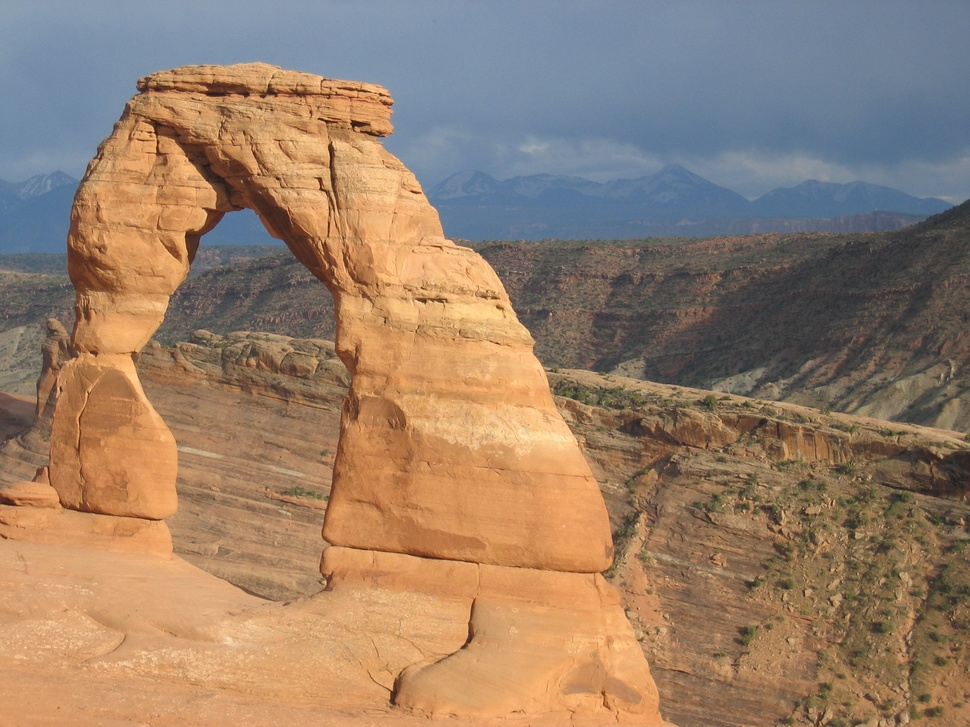
#> input picture data/arch.jpg, 970 x 727 px, shrunk from 2272 x 1704 before the run
$ jupyter execute Lecture36.ipynb   (shell and % lines are left out)
#> lines starting #> are read from the running program, lines starting #| are printed output that depends on the picture
## Image Compression Using Singular Value Decomposition

[cell 1]
import matplotlib.pyplot as plt
import numpy as np
import time

from PIL import Image

[cell 2]
#load a random image and convert it into black and white
img = Image.open('../data/arch.jpg')
#> img is the input picture: PIL image 970x727 RGB; mean R, G, B 151.7, 127, 106.3
imggray = img.convert('LA')
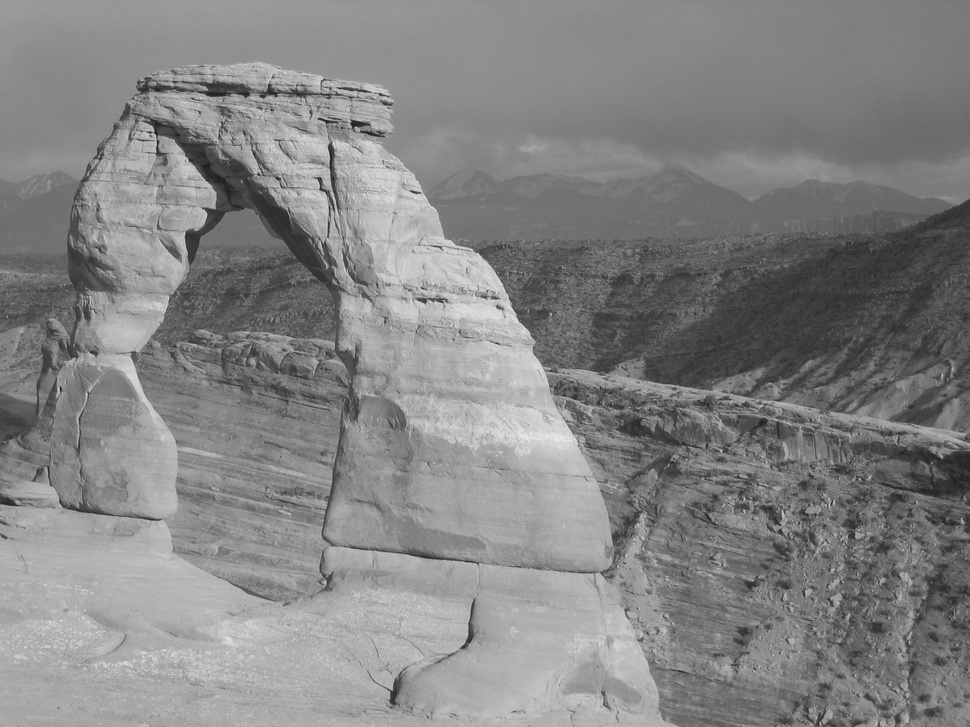
#> imggray: PIL image 970x727 LA; mean R, G, B, A 132, 132, 132, 255
fig = plt.figure(figsize=(18, 12))
fig.add_subplot(1,2,1)
plt.imshow(img)
fig.add_subplot(1,2,2)
plt.imshow(imggray)
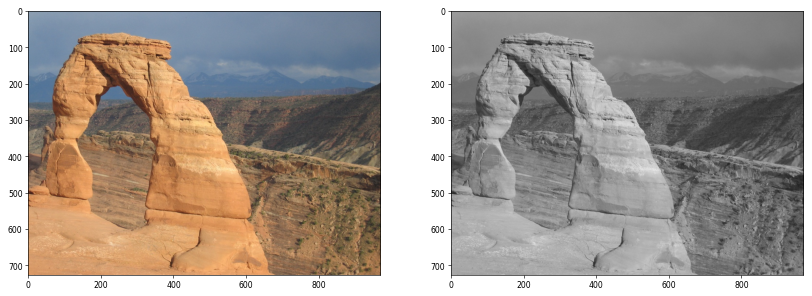
#> figure drawn by matplotlib, 2 panels

[cell 3]
# convert image to a np matrix (the underlying data is unchanged)
imgmat = np.array(list(imggray.getdata(band=0)), float)
imgmat.shape = (imggray.size[1], imggray.size[0])
X = np.matrix(imgmat)
plt.figure(figsize=(9,6))
plt.imshow(X, cmap='gray');

[cell 4]
# compute SVD for the matrix
U, S, V = np.linalg.svd(X)
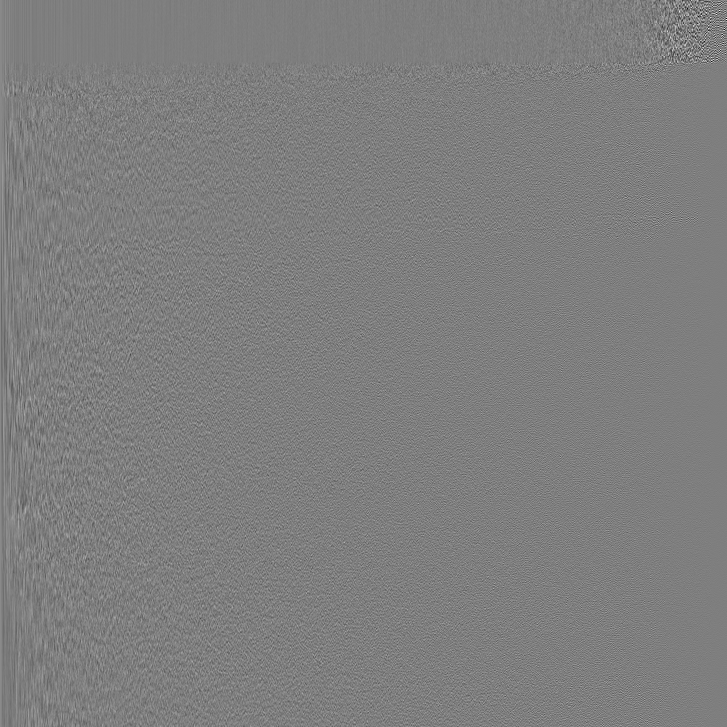
#> U: shape (727, 727) float64; min -0.466, max 0.471, mean 5.62e-05; drawn with min black and max white
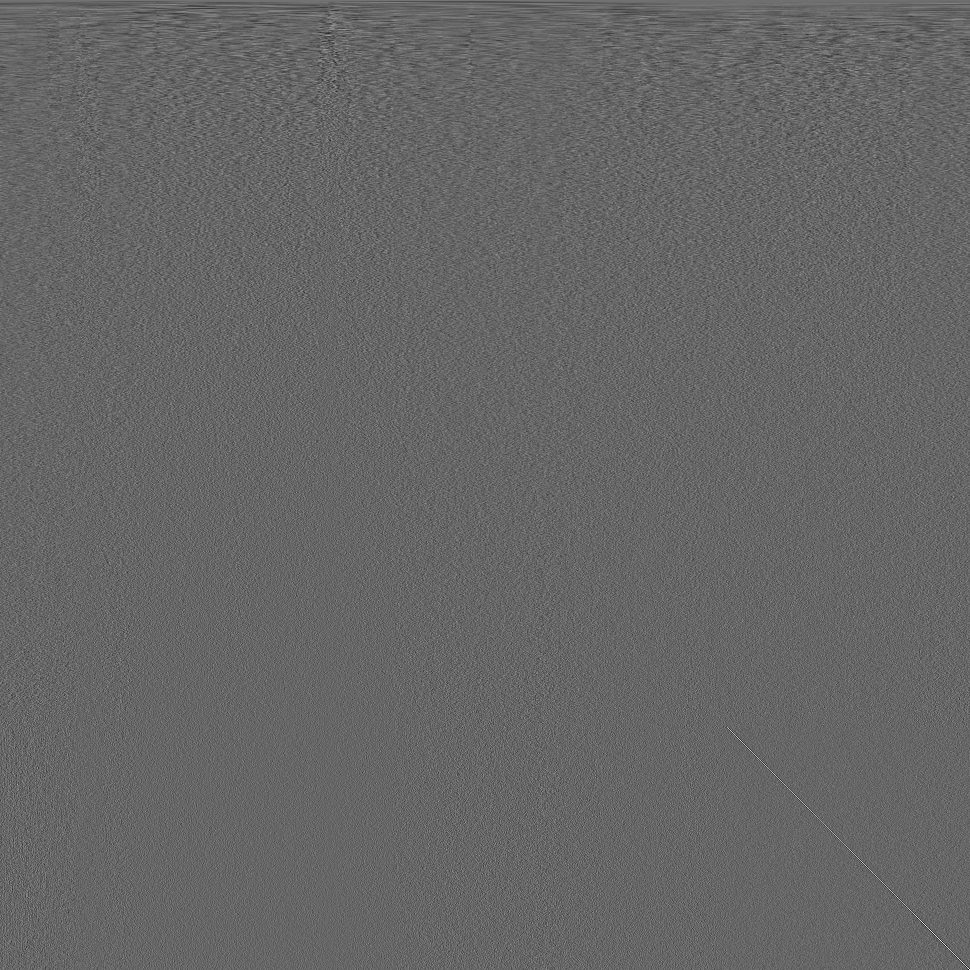
#> V: shape (970, 970) float64; min -0.278, max 0.413, mean 4.27e-05; drawn with min black and max white
#> S = 727 values, max 112933 at index 0, min 3.66 at index 726, mean 508.7

Computing an approximation of the image using the first column of U and first row of V reproduces the most prominent feature of the image, the light area on top and the dark area on the bottom. The darkness of the arch causes the extra darkness in the middle of the reconstruction.

[cell 5]
Z = np.matrix(U[:, :1]) * np.diag(S[:1]) * np.matrix(V[:1, :])
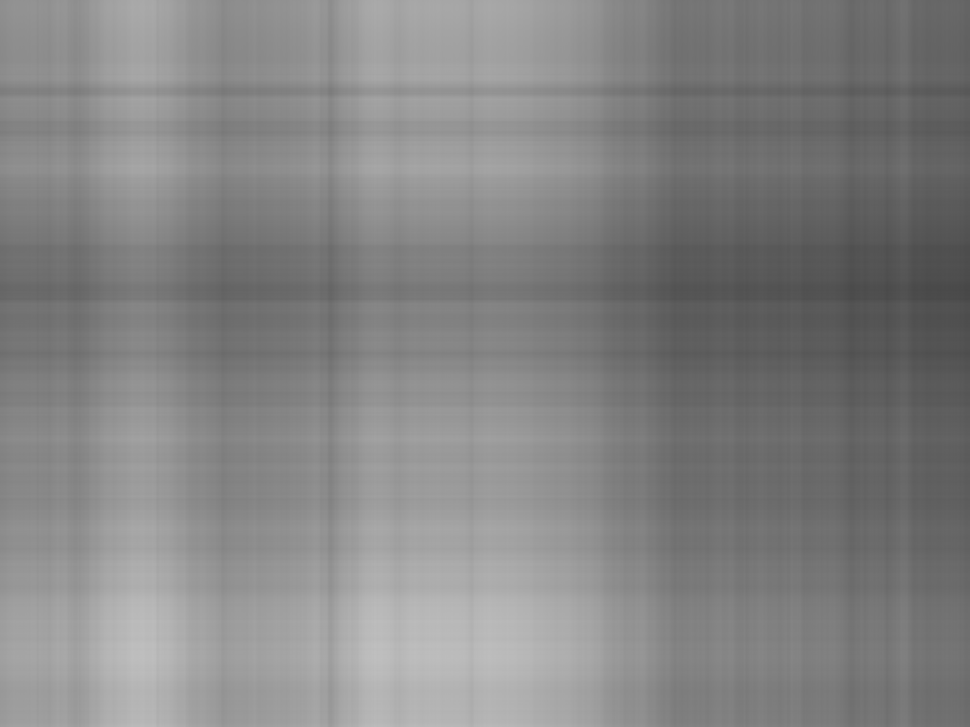
#> Z: shape (727, 970) float64; min 71.68, max 191.5, mean 132.1
plt.figure(figsize=(9,6))
plt.imshow(Z, cmap='gray');

This is the best rank-1 approximation that you can get (for Frobenius norm).
Now compute the reconstruction for higher rank approximations.

[cell 6]
fig = plt.figure(1,figsize=[10,10],dpi=300)
c = 1
for i in xrange(5, 51, 5):
    Z = np.matrix(U[:, :i]) * np.diag(S[:i]) * np.matrix(V[:i, :])
    plt.subplot(4,3,c)
    c = c + 1
    plt.imshow(Z, cmap='gray')
    title = "n = %s" % i
    plt.title(title)
#> this loop made 10 passes
#> pass 2, `Z = np.matrix(U[:, :i]) * np.diag(S[:i]) * np.matrix(V[:i, :])`:
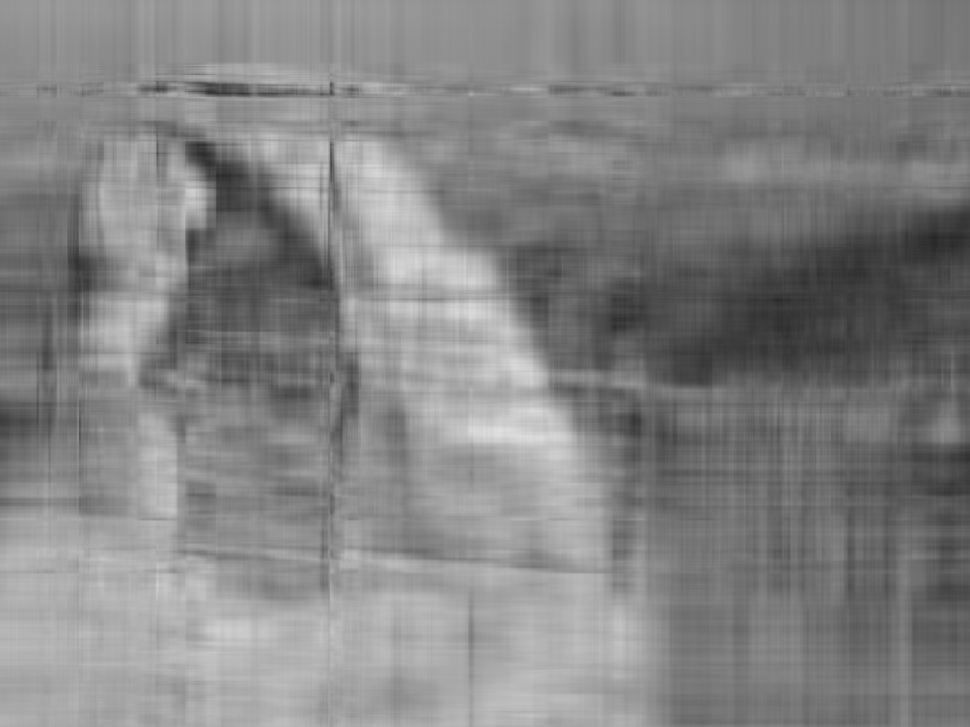
#> Z: shape (727, 970) float64; min 38.05, max 225.4, mean 132
#> after the loop, c = 11
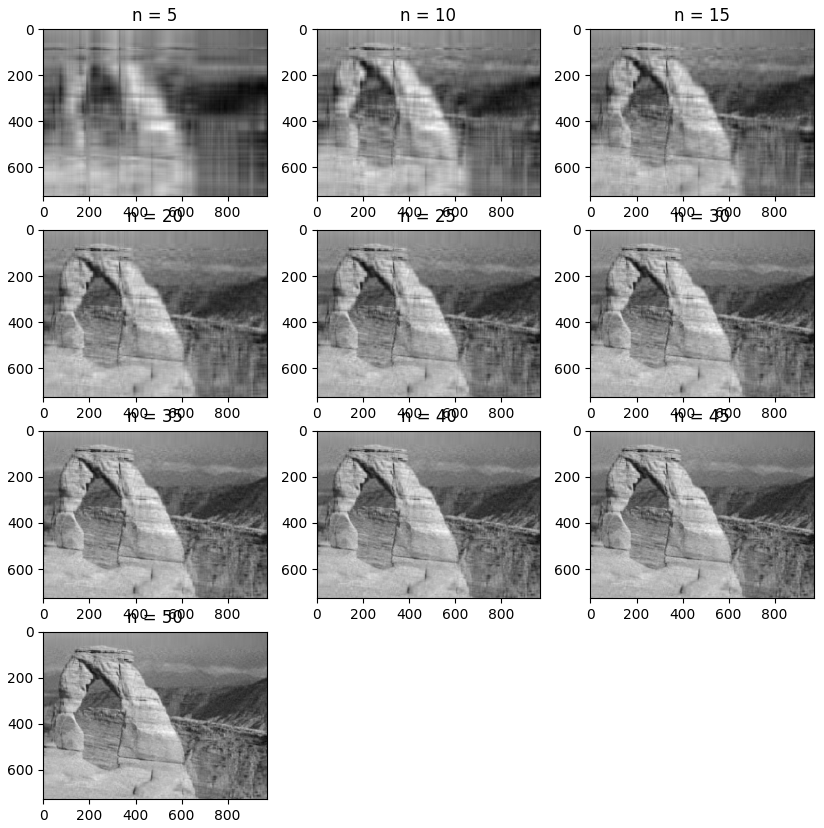
#> figure drawn by matplotlib, 10 panels
